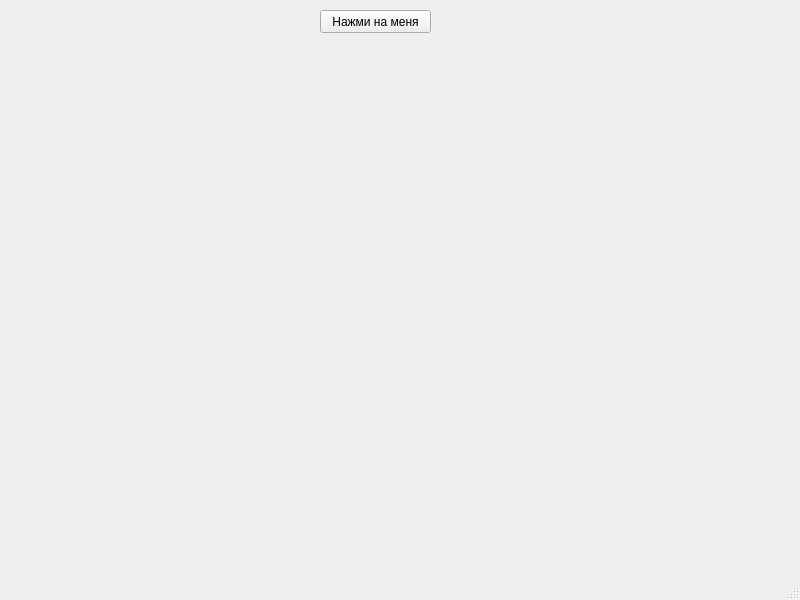
<?xml version="1.0" encoding="UTF-8"?>
<ui version="4.0">
 <class>MainWindow</class>
 <widget class="QMainWindow" name="MainWindow">
  <property name="geometry">
   <rect>
    <x>0</x>
    <y>0</y>
    <width>800</width>
    <height>600</height>
   </rect>
  </property>
  <property name="windowTitle">
   <string>MainWindow</string>
  </property>
  <widget class="QWidget" name="centralwidget">
   <widget class="QPushButton" name="btn">
    <property name="geometry">
     <rect>
      <x>320</x>
      <y>10</y>
      <width>111</width>
      <height>23</height>
     </rect>
    </property>
    <property name="text">
     <string>Нажми на меня</string>
    </property>
   </widget>
  </widget>
  <widget class="QMenuBar" name="menubar">
   <property name="geometry">
    <rect>
     <x>0</x>
     <y>0</y>
     <width>800</width>
     <height>21</height>
    </rect>
   </property>
  </widget>
  <widget class="QStatusBar" name="statusbar"/>
 </widget>
 <resources/>
 <connections/>
</ui>
